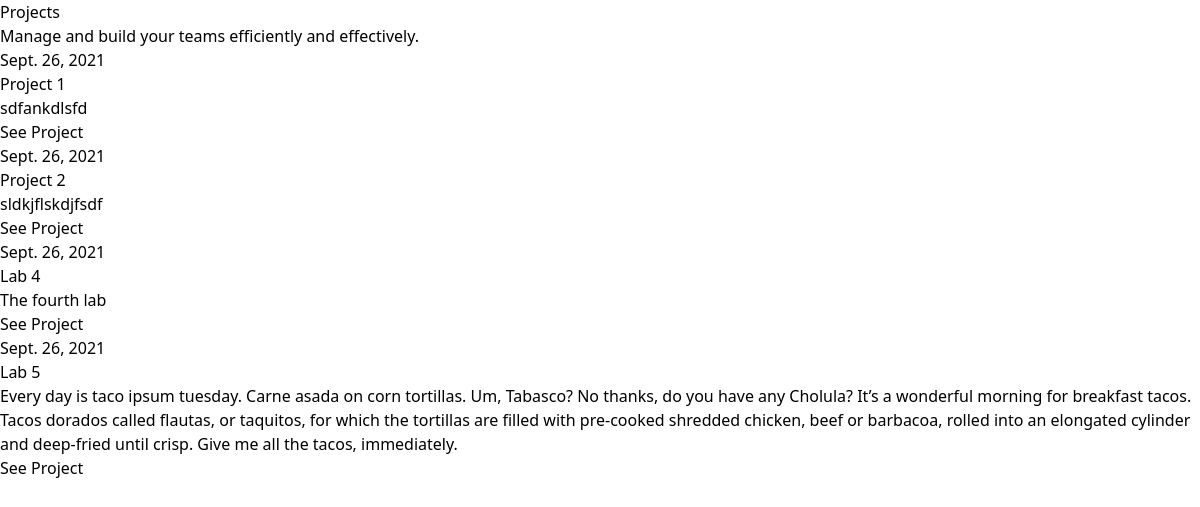
Page /projects on the earlier database version.
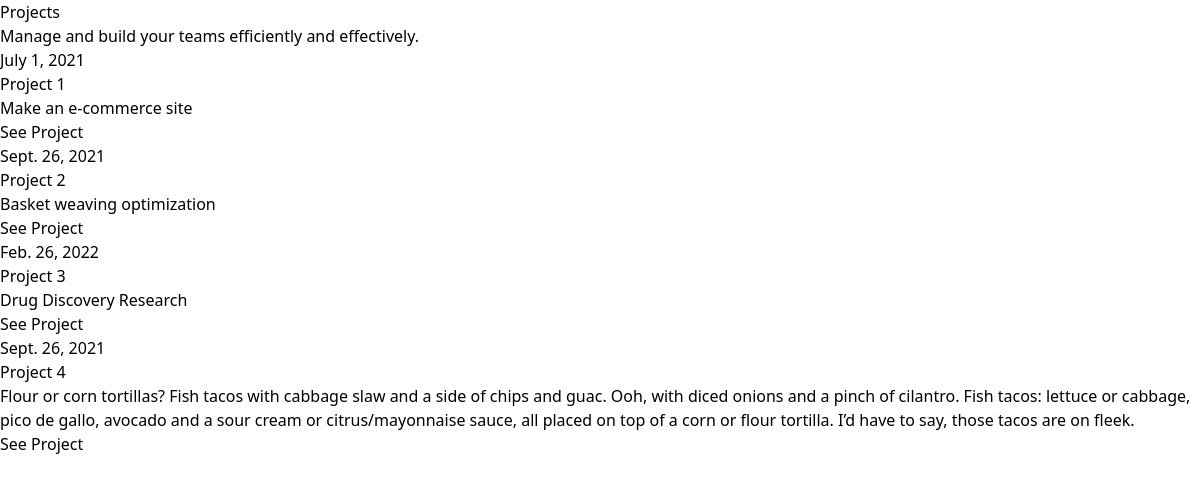
Same page on the later database version.
### team_finder/models.py (models this page shows, shortened)
class Project(models.Model):
    name = models.CharField(max_length=100)
    description = models.TextField()
    start_date = models.DateField()
    end_date = models.DateField()
    skills_req = models.ManyToManyField(Skill)
    team = models.ManyToManyField('Team')
    slug = models.SlugField(db_index=True)

### team_finder/views.py (the view)
# urls.py: path('projects', views.ProjectsView.as_view(), name='projects'),
class ProjectsView(ListView):
    model = Project
    template_name = 'team_finder/projects.html'
    context_object_name = 'projects'

### team_finder/templates/team_finder/projects.html
{% extends 'base.html' %}
{% block content %}
<div class="bg-white pt-16 pb-20 px-4 sm:px-6 lg:pt-24 lg:pb-28 lg:px-8">
  <div class="relative max-w-lg mx-auto divide-y-2 divide-gray-200 lg:max-w-7xl">
    <div>
      <h2 class="text-3xl tracking-tight font-extrabold text-gray-900 sm:text-4xl">
        Projects
      </h2>
      <div class="mt-3 sm:mt-4 lg:grid lg:grid-cols-2 lg:gap-5 lg:items-center">
        <p class="text-xl text-gray-500">
          Manage and build your teams efficiently and effectively.
        </p>
      </div>
    </div>
    <div class="mt-6 pt-10 grid gap-16 lg:grid-cols-2 lg:gap-x-5 lg:gap-y-12">
       {% for project in projects %}
        <div>
          <p class="text-sm text-gray-500">
            <time datetime="2020-03-10">{{ project.start_date }}</time>
          </p>
          <a href="{% url 'project-detail' project.slug %}" class="mt-2 block">
            <p class="text-xl font-semibold text-gray-900">
              {{ project.name}}
            </p>
            <p class="mt-3 text-base text-gray-500">
                {{ project.description }}
            </p>
          </a>
          <div class="mt-3">
            <a href="{% url 'project-detail' project.slug %}" class="text-base font-semibold text-indigo-600 hover:text-indigo-500">
              See Project
            </a>
          </div>
        </div>
  {% endfor %}
    </div>
  </div>
</div>
{% endblock %}

### team_finder/templates/base.html (shortened to what this page needs)
{% load tailwind_tags %} {% load static %}
<!DOCTYPE html>
<html lang="en">
  <head>
    {% tailwind_css %}
  </head>
  <body>
    {% block content %} {% endblock %}
  </body>
</html>

Differences in the rows shown:
removed Project: start_date "Sept. 26, 2021", name "Lab 4", description "The fourth lab"
changed Project "Project 1": start_date "Sept. 26, 2021" → "July 1, 2021"; description "sdfankdlsfd" → "Make an e-commerce site"
changed Project "Project 2": description "sldkjflskdjfsdf" → "Basket weaving optimization"
added Project: start_date "Feb. 26, 2022", name "Project 3", description "Drug Discovery Research"
changed Project: name "Lab 5" → "Project 4"; description "Every day is taco ipsum tuesday. Carne asada on corn tortillas. Um, Tabasco? No thanks, do you have any Cholula? It’s a wonderful morning for breakfast tacos. Tacos dorados called flautas, or taquitos, for which the tortillas are filled with pre-cooked shredded chicken, beef or barbacoa, rolled into an elongated cylinder and deep-fried until crisp. Give me all the tacos, immediately." → "Flour or corn tortillas? Fish tacos with cabbage slaw and a side of chips and guac. Ooh, with diced onions and a pinch of cilantro. Fish tacos: lettuce or cabbage, pico de gallo, avocado and a sour cream or citrus/mayonnaise sauce, all placed on top of a corn or flour tortilla. I’d have to say, those tacos are on fleek."
